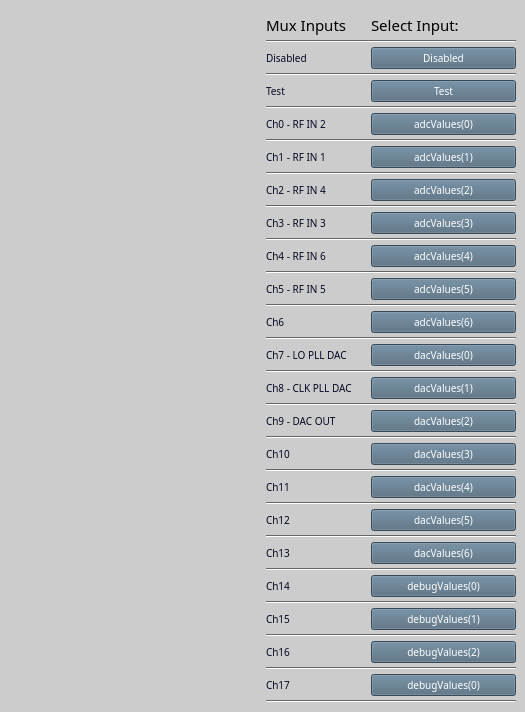
<?xml version="1.0" encoding="UTF-8"?>
<ui version="4.0">
 <class>daqMux</class>
 <widget class="QWidget" name="daqMux">
  <property name="windowModality">
   <enum>Qt::NonModal</enum>
  </property>
  <property name="enabled">
   <bool>true</bool>
  </property>
  <property name="geometry">
   <rect>
    <x>0</x>
    <y>0</y>
    <width>525</width>
    <height>647</height>
   </rect>
  </property>
  <property name="sizePolicy">
   <sizepolicy hsizetype="Preferred" vsizetype="Preferred">
    <horstretch>0</horstretch>
    <verstretch>0</verstretch>
   </sizepolicy>
  </property>
  <property name="palette">
   <palette>
    <active>
     <colorrole role="WindowText">
      <brush brushstyle="SolidPattern">
       <color alpha="255">
        <red>0</red>
        <green>0</green>
        <blue>0</blue>
       </color>
      </brush>
     </colorrole>
     <colorrole role="Button">
      <brush brushstyle="SolidPattern">
       <color alpha="255">
        <red>204</red>
        <green>204</green>
        <blue>204</blue>
       </color>
      </brush>
     </colorrole>
     <colorrole role="Light">
      <brush brushstyle="SolidPattern">
       <color alpha="255">
        <red>255</red>
        <green>255</green>
        <blue>255</blue>
       </color>
      </brush>
     </colorrole>
     <colorrole role="Midlight">
      <brush brushstyle="SolidPattern">
       <color alpha="255">
        <red>229</red>
        <green>229</green>
        <blue>229</blue>
       </color>
      </brush>
     </colorrole>
     <colorrole role="Dark">
      <brush brushstyle="SolidPattern">
       <color alpha="255">
        <red>102</red>
        <green>102</green>
        <blue>102</blue>
       </color>
      </brush>
     </colorrole>
     <colorrole role="Mid">
      <brush brushstyle="SolidPattern">
       <color alpha="255">
        <red>136</red>
        <green>136</green>
        <blue>136</blue>
       </color>
      </brush>
     </colorrole>
     <colorrole role="Text">
      <brush brushstyle="SolidPattern">
       <color alpha="255">
        <red>0</red>
        <green>0</green>
        <blue>0</blue>
       </color>
      </brush>
     </colorrole>
     <colorrole role="BrightText">
      <brush brushstyle="SolidPattern">
       <color alpha="255">
        <red>255</red>
        <green>255</green>
        <blue>255</blue>
       </color>
      </brush>
     </colorrole>
     <colorrole role="ButtonText">
      <brush brushstyle="SolidPattern">
       <color alpha="255">
        <red>0</red>
        <green>0</green>
        <blue>0</blue>
       </color>
      </brush>
     </colorrole>
     <colorrole role="Base">
      <brush brushstyle="SolidPattern">
       <color alpha="255">
        <red>255</red>
        <green>255</green>
        <blue>255</blue>
       </color>
      </brush>
     </colorrole>
     <colorrole role="Window">
      <brush brushstyle="SolidPattern">
       <color alpha="255">
        <red>204</red>
        <green>204</green>
        <blue>204</blue>
       </color>
      </brush>
     </colorrole>
     <colorrole role="Shadow">
      <brush brushstyle="SolidPattern">
       <color alpha="255">
        <red>0</red>
        <green>0</green>
        <blue>0</blue>
       </color>
      </brush>
     </colorrole>
     <colorrole role="AlternateBase">
      <brush brushstyle="SolidPattern">
       <color alpha="255">
        <red>229</red>
        <green>229</green>
        <blue>229</blue>
       </color>
      </brush>
     </colorrole>
     <colorrole role="ToolTipBase">
      <brush brushstyle="SolidPattern">
       <color alpha="255">
        <red>255</red>
        <green>255</green>
        <blue>220</blue>
       </color>
      </brush>
     </colorrole>
     <colorrole role="ToolTipText">
      <brush brushstyle="SolidPattern">
       <color alpha="255">
        <red>0</red>
        <green>0</green>
        <blue>0</blue>
       </color>
      </brush>
     </colorrole>
     <colorrole role="PlaceholderText">
      <brush brushstyle="SolidPattern">
       <color alpha="128">
        <red>0</red>
        <green>0</green>
        <blue>0</blue>
       </color>
      </brush>
     </colorrole>
    </active>
    <inactive>
     <colorrole role="WindowText">
      <brush brushstyle="SolidPattern">
       <color alpha="255">
        <red>0</red>
        <green>0</green>
        <blue>0</blue>
       </color>
      </brush>
     </colorrole>
     <colorrole role="Button">
      <brush brushstyle="SolidPattern">
       <color alpha="255">
        <red>204</red>
        <green>204</green>
        <blue>204</blue>
       </color>
      </brush>
     </colorrole>
     <colorrole role="Light">
      <brush brushstyle="SolidPattern">
       <color alpha="255">
        <red>255</red>
        <green>255</green>
        <blue>255</blue>
       </color>
      </brush>
     </colorrole>
     <colorrole role="Midlight">
      <brush brushstyle="SolidPattern">
       <color alpha="255">
        <red>229</red>
        <green>229</green>
        <blue>229</blue>
       </color>
      </brush>
     </colorrole>
     <colorrole role="Dark">
      <brush brushstyle="SolidPattern">
       <color alpha="255">
        <red>102</red>
        <green>102</green>
        <blue>102</blue>
       </color>
      </brush>
     </colorrole>
     <colorrole role="Mid">
      <brush brushstyle="SolidPattern">
       <color alpha="255">
        <red>136</red>
        <green>136</green>
        <blue>136</blue>
       </color>
      </brush>
     </colorrole>
     <colorrole role="Text">
      <brush brushstyle="SolidPattern">
       <color alpha="255">
        <red>0</red>
        <green>0</green>
        <blue>0</blue>
       </color>
      </brush>
     </colorrole>
     <colorrole role="BrightText">
      <brush brushstyle="SolidPattern">
       <color alpha="255">
        <red>255</red>
        <green>255</green>
        <blue>255</blue>
       </color>
      </brush>
     </colorrole>
     <colorrole role="ButtonText">
      <brush brushstyle="SolidPattern">
       <color alpha="255">
        <red>0</red>
        <green>0</green>
        <blue>0</blue>
       </color>
      </brush>
     </colorrole>
     <colorrole role="Base">
      <brush brushstyle="SolidPattern">
       <color alpha="255">
        <red>255</red>
        <green>255</green>
        <blue>255</blue>
       </color>
      </brush>
     </colorrole>
     <colorrole role="Window">
      <brush brushstyle="SolidPattern">
       <color alpha="255">
        <red>204</red>
        <green>204</green>
        <blue>204</blue>
       </color>
      </brush>
     </colorrole>
     <colorrole role="Shadow">
      <brush brushstyle="SolidPattern">
       <color alpha="255">
        <red>0</red>
        <green>0</green>
        <blue>0</blue>
       </color>
      </brush>
     </colorrole>
     <colorrole role="AlternateBase">
      <brush brushstyle="SolidPattern">
       <color alpha="255">
        <red>229</red>
        <green>229</green>
        <blue>229</blue>
       </color>
      </brush>
     </colorrole>
     <colorrole role="ToolTipBase">
      <brush brushstyle="SolidPattern">
       <color alpha="255">
        <red>255</red>
        <green>255</green>
        <blue>220</blue>
       </color>
      </brush>
     </colorrole>
     <colorrole role="ToolTipText">
      <brush brushstyle="SolidPattern">
       <color alpha="255">
        <red>0</red>
        <green>0</green>
        <blue>0</blue>
       </color>
      </brush>
     </colorrole>
     <colorrole role="PlaceholderText">
      <brush brushstyle="SolidPattern">
       <color alpha="128">
        <red>0</red>
        <green>0</green>
        <blue>0</blue>
       </color>
      </brush>
     </colorrole>
    </inactive>
    <disabled>
     <colorrole role="WindowText">
      <brush brushstyle="SolidPattern">
       <color alpha="255">
        <red>102</red>
        <green>102</green>
        <blue>102</blue>
       </color>
      </brush>
     </colorrole>
     <colorrole role="Button">
      <brush brushstyle="SolidPattern">
       <color alpha="255">
        <red>204</red>
        <green>204</green>
        <blue>204</blue>
       </color>
      </brush>
     </colorrole>
     <colorrole role="Light">
      <brush brushstyle="SolidPattern">
       <color alpha="255">
        <red>255</red>
        <green>255</green>
        <blue>255</blue>
       </color>
      </brush>
     </colorrole>
     <colorrole role="Midlight">
      <brush brushstyle="SolidPattern">
       <color alpha="255">
        <red>229</red>
        <green>229</green>
        <blue>229</blue>
       </color>
      </brush>
     </colorrole>
     <colorrole role="Dark">
      <brush brushstyle="SolidPattern">
       <color alpha="255">
        <red>102</red>
        <green>102</green>
        <blue>102</blue>
       </color>
      </brush>
     </colorrole>
     <colorrole role="Mid">
      <brush brushstyle="SolidPattern">
       <color alpha="255">
        <red>136</red>
        <green>136</green>
        <blue>136</blue>
       </color>
      </brush>
     </colorrole>
     <colorrole role="Text">
      <brush brushstyle="SolidPattern">
       <color alpha="255">
        <red>102</red>
        <green>102</green>
        <blue>102</blue>
       </color>
      </brush>
     </colorrole>
     <colorrole role="BrightText">
      <brush brushstyle="SolidPattern">
       <color alpha="255">
        <red>255</red>
        <green>255</green>
        <blue>255</blue>
       </color>
      </brush>
     </colorrole>
     <colorrole role="ButtonText">
      <brush brushstyle="SolidPattern">
       <color alpha="255">
        <red>102</red>
        <green>102</green>
        <blue>102</blue>
       </color>
      </brush>
     </colorrole>
     <colorrole role="Base">
      <brush brushstyle="SolidPattern">
       <color alpha="255">
        <red>204</red>
        <green>204</green>
        <blue>204</blue>
       </color>
      </brush>
     </colorrole>
     <colorrole role="Window">
      <brush brushstyle="SolidPattern">
       <color alpha="255">
        <red>204</red>
        <green>204</green>
        <blue>204</blue>
       </color>
      </brush>
     </colorrole>
     <colorrole role="Shadow">
      <brush brushstyle="SolidPattern">
       <color alpha="255">
        <red>0</red>
        <green>0</green>
        <blue>0</blue>
       </color>
      </brush>
     </colorrole>
     <colorrole role="AlternateBase">
      <brush brushstyle="SolidPattern">
       <color alpha="255">
        <red>204</red>
        <green>204</green>
        <blue>204</blue>
       </color>
      </brush>
     </colorrole>
     <colorrole role="ToolTipBase">
      <brush brushstyle="SolidPattern">
       <color alpha="255">
        <red>255</red>
        <green>255</green>
        <blue>220</blue>
       </color>
      </brush>
     </colorrole>
     <colorrole role="ToolTipText">
      <brush brushstyle="SolidPattern">
       <color alpha="255">
        <red>0</red>
        <green>0</green>
        <blue>0</blue>
       </color>
      </brush>
     </colorrole>
     <colorrole role="PlaceholderText">
      <brush brushstyle="SolidPattern">
       <color alpha="128">
        <red>0</red>
        <green>0</green>
        <blue>0</blue>
       </color>
      </brush>
     </colorrole>
    </disabled>
   </palette>
  </property>
  <property name="font">
   <font>
    <family>Sans Serif</family>
    <pointsize>11</pointsize>
   </font>
  </property>
  <property name="windowTitle">
   <string>AMC Down Converter</string>
  </property>
  <property name="autoFillBackground">
   <bool>true</bool>
  </property>
  <property name="styleSheet">
   <string notr="true"/>
  </property>
  <layout class="QHBoxLayout" name="horizontalLayout" stretch="1,1">
   <property name="spacing">
    <number>4</number>
   </property>
   <property name="sizeConstraint">
    <enum>QLayout::SetDefaultConstraint</enum>
   </property>
   <property name="leftMargin">
    <number>0</number>
   </property>
   <property name="topMargin">
    <number>10</number>
   </property>
   <property name="rightMargin">
    <number>5</number>
   </property>
   <property name="bottomMargin">
    <number>5</number>
   </property>
   <item>
    <widget class="PyDMDrawingImage" name="PyDMDrawingImage">
     <property name="toolTip">
      <string/>
     </property>
     <property name="filename" stdset="0">
      <string>docs/_static/downConverter.png</string>
     </property>
     <property name="aspectRatioMode" stdset="0">
      <enum>Qt::KeepAspectRatio</enum>
     </property>
    </widget>
   </item>
   <item>
    <layout class="QGridLayout" name="gridLayout" columnstretch="0,0,1" columnminimumwidth="1,0,1">
     <property name="sizeConstraint">
      <enum>QLayout::SetDefaultConstraint</enum>
     </property>
     <property name="leftMargin">
      <number>4</number>
     </property>
     <property name="topMargin">
      <number>4</number>
     </property>
     <property name="rightMargin">
      <number>4</number>
     </property>
     <property name="bottomMargin">
      <number>4</number>
     </property>
     <item row="38" column="2">
      <widget class="PyDMPushButton" name="PyDMPushButton_14">
       <property name="toolTip">
        <string/>
       </property>
       <property name="styleSheet">
        <string notr="true">QPushButton {
  background-color: #50697D;
  border-color: #F3B749;
  color:white;
  font-size: 10px;
}
QPushButton:checked{
  background-color: #324856;
  font: bold
}
QPushButton:hover{
  border-style: outset;
}</string>
       </property>
       <property name="text">
        <string>debugValues(2)</string>
       </property>
       <property name="checkable">
        <bool>true</bool>
       </property>
       <property name="channel" stdset="0">
        <string>ca://${DEVICE}:DAQMUX0_INPMUXSEL${CH}</string>
       </property>
       <property name="pressValue" stdset="0">
        <string>18</string>
       </property>
       <attribute name="buttonGroup">
        <string notr="true">buttonGroup</string>
       </attribute>
      </widget>
     </item>
     <item row="16" column="0">
      <widget class="PyDMLabel" name="PyDMLabel_8">
       <property name="toolTip">
        <string/>
       </property>
       <property name="styleSheet">
        <string notr="true">QLabel{
  color:#030923;
  font-size: 10px;
  font-style: bold;
}</string>
       </property>
       <property name="text">
        <string>Ch5 - RF IN 5</string>
       </property>
      </widget>
     </item>
     <item row="28" column="0">
      <widget class="PyDMLabel" name="PyDMLabel_14">
       <property name="toolTip">
        <string/>
       </property>
       <property name="styleSheet">
        <string notr="true">QLabel{
  color:#030923;
  font-size: 10px;
  font-style: bold;
}</string>
       </property>
       <property name="text">
        <string>Ch11</string>
       </property>
      </widget>
     </item>
     <item row="5" column="0" colspan="3">
      <widget class="Line" name="line_2">
       <property name="orientation">
        <enum>Qt::Horizontal</enum>
       </property>
      </widget>
     </item>
     <item row="20" column="0">
      <widget class="PyDMLabel" name="PyDMLabel_10">
       <property name="toolTip">
        <string/>
       </property>
       <property name="styleSheet">
        <string notr="true">QLabel{
  color:#030923;
  font-size: 10px;
  font-style: bold;
}</string>
       </property>
       <property name="text">
        <string>Ch7 - LO PLL DAC</string>
       </property>
      </widget>
     </item>
     <item row="24" column="2">
      <widget class="PyDMPushButton" name="PyDMPushButton_2">
       <property name="toolTip">
        <string/>
       </property>
       <property name="styleSheet">
        <string notr="true">QPushButton {
  background-color: #50697D;
  border-color: #F3B749;
  color:white;
  font-size: 10px;
}
QPushButton:checked{
  background-color: #324856;
  font: bold
}
QPushButton:hover{
  border-style: outset;
}</string>
       </property>
       <property name="text">
        <string>dacValues(2)</string>
       </property>
       <property name="checkable">
        <bool>true</bool>
       </property>
       <property name="channel" stdset="0">
        <string>ca://${DEVICE}:DAQMUX0_INPMUXSEL${CH}</string>
       </property>
       <property name="pressValue" stdset="0">
        <string>11</string>
       </property>
       <attribute name="buttonGroup">
        <string notr="true">buttonGroup</string>
       </attribute>
      </widget>
     </item>
     <item row="8" column="2">
      <widget class="PyDMPushButton" name="PyDMPushButton_5">
       <property name="toolTip">
        <string/>
       </property>
       <property name="styleSheet">
        <string notr="true">QPushButton {
  background-color: #50697D;
  border-color: #F3B749;
  color:white;
  font-size: 10px;
}
QPushButton:checked{
  background-color: #324856;
  font: bold
}
QPushButton:hover{
  border-style: outset;
}</string>
       </property>
       <property name="text">
        <string>adcValues(1)</string>
       </property>
       <property name="checkable">
        <bool>true</bool>
       </property>
       <property name="channel" stdset="0">
        <string>ca://${DEVICE}:DAQMUX0_INPMUXSEL${CH}</string>
       </property>
       <property name="pressValue" stdset="0">
        <string>3</string>
       </property>
       <attribute name="buttonGroup">
        <string notr="true">buttonGroup</string>
       </attribute>
      </widget>
     </item>
     <item row="32" column="2">
      <widget class="PyDMPushButton" name="PyDMPushButton_16">
       <property name="toolTip">
        <string/>
       </property>
       <property name="styleSheet">
        <string notr="true">QPushButton {
  background-color: #50697D;
  border-color: #F3B749;
  color:white;
  font-size: 10px;
}
QPushButton:checked{
  background-color: #324856;
  font: bold
}
QPushButton:hover{
  border-style: outset;
}</string>
       </property>
       <property name="text">
        <string>dacValues(6)</string>
       </property>
       <property name="checkable">
        <bool>true</bool>
       </property>
       <property name="channel" stdset="0">
        <string>ca://${DEVICE}:DAQMUX0_INPMUXSEL${CH}</string>
       </property>
       <property name="pressValue" stdset="0">
        <string>15</string>
       </property>
       <attribute name="buttonGroup">
        <string notr="true">buttonGroup</string>
       </attribute>
      </widget>
     </item>
     <item row="17" column="0" colspan="3">
      <widget class="Line" name="line_8">
       <property name="orientation">
        <enum>Qt::Horizontal</enum>
       </property>
      </widget>
     </item>
     <item row="41" column="0" colspan="3">
      <widget class="Line" name="line_20">
       <property name="orientation">
        <enum>Qt::Horizontal</enum>
       </property>
      </widget>
     </item>
     <item row="3" column="0" colspan="3">
      <widget class="Line" name="line">
       <property name="orientation">
        <enum>Qt::Horizontal</enum>
       </property>
      </widget>
     </item>
     <item row="4" column="2">
      <widget class="PyDMPushButton" name="PyDMPushButton_3">
       <property name="toolTip">
        <string/>
       </property>
       <property name="styleSheet">
        <string notr="true">QPushButton {
  background-color: #50697D;
  border-color: #F3B749;
  color:white;
  font-size: 10px;
}
QPushButton:checked{
  background-color: #324856;
  font: bold
}
QPushButton:hover{
  border-style: outset;
}</string>
       </property>
       <property name="text">
        <string>Test</string>
       </property>
       <property name="checkable">
        <bool>true</bool>
       </property>
       <property name="channel" stdset="0">
        <string>ca://${DEVICE}:DAQMUX0_INPMUXSEL${CH}</string>
       </property>
       <property name="pressValue" stdset="0">
        <string>1</string>
       </property>
       <attribute name="buttonGroup">
        <string notr="true">buttonGroup</string>
       </attribute>
      </widget>
     </item>
     <item row="35" column="0" colspan="3">
      <widget class="Line" name="line_17">
       <property name="orientation">
        <enum>Qt::Horizontal</enum>
       </property>
      </widget>
     </item>
     <item row="10" column="0">
      <widget class="PyDMLabel" name="PyDMLabel_5">
       <property name="toolTip">
        <string/>
       </property>
       <property name="styleSheet">
        <string notr="true">QLabel{
  color:#030923;
  font-size: 10px;
  font-style: bold;
}</string>
       </property>
       <property name="text">
        <string>Ch2 - RF IN 4</string>
       </property>
      </widget>
     </item>
     <item row="29" column="0" colspan="3">
      <widget class="Line" name="line_14">
       <property name="orientation">
        <enum>Qt::Horizontal</enum>
       </property>
      </widget>
     </item>
     <item row="24" column="0">
      <widget class="PyDMLabel" name="PyDMLabel_12">
       <property name="toolTip">
        <string/>
       </property>
       <property name="styleSheet">
        <string notr="true">QLabel{
  color:#030923;
  font-size: 10px;
  font-style: bold;
}</string>
       </property>
       <property name="text">
        <string>Ch9 - DAC OUT</string>
       </property>
      </widget>
     </item>
     <item row="12" column="1">
      <spacer name="horizontalSpacer">
       <property name="orientation">
        <enum>Qt::Horizontal</enum>
       </property>
       <property name="sizeHint" stdset="0">
        <size>
         <width>10</width>
         <height>20</height>
        </size>
       </property>
      </spacer>
     </item>
     <item row="12" column="2">
      <widget class="PyDMPushButton" name="PyDMPushButton_9">
       <property name="toolTip">
        <string/>
       </property>
       <property name="styleSheet">
        <string notr="true">QPushButton {
  background-color: #50697D;
  border-color: #F3B749;
  color:white;
  font-size: 10px;
}
QPushButton:checked{
  background-color: #324856;
  font: bold
}
QPushButton:hover{
  border-style: outset;
}</string>
       </property>
       <property name="text">
        <string>adcValues(3)</string>
       </property>
       <property name="checkable">
        <bool>true</bool>
       </property>
       <property name="channel" stdset="0">
        <string>ca://${DEVICE}:DAQMUX0_INPMUXSEL${CH}</string>
       </property>
       <property name="pressValue" stdset="0">
        <string>5</string>
       </property>
       <attribute name="buttonGroup">
        <string notr="true">buttonGroup</string>
       </attribute>
      </widget>
     </item>
     <item row="13" column="0" colspan="3">
      <widget class="Line" name="line_6">
       <property name="orientation">
        <enum>Qt::Horizontal</enum>
       </property>
      </widget>
     </item>
     <item row="14" column="2">
      <widget class="PyDMPushButton" name="PyDMPushButton_11">
       <property name="toolTip">
        <string/>
       </property>
       <property name="styleSheet">
        <string notr="true">QPushButton {
  background-color: #50697D;
  border-color: #F3B749;
  color:white;
  font-size: 10px;
}
QPushButton:checked{
  background-color: #324856;
  font: bold
}
QPushButton:hover{
  border-style: outset;
}</string>
       </property>
       <property name="text">
        <string>adcValues(4)</string>
       </property>
       <property name="checkable">
        <bool>true</bool>
       </property>
       <property name="channel" stdset="0">
        <string>ca://${DEVICE}:DAQMUX0_INPMUXSEL${CH}</string>
       </property>
       <property name="pressValue" stdset="0">
        <string>6</string>
       </property>
       <attribute name="buttonGroup">
        <string notr="true">buttonGroup</string>
       </attribute>
      </widget>
     </item>
     <item row="34" column="0">
      <widget class="PyDMLabel" name="PyDMLabel_17">
       <property name="toolTip">
        <string/>
       </property>
       <property name="styleSheet">
        <string notr="true">QLabel{
  color:#030923;
  font-size: 10px;
  font-style: bold;
}</string>
       </property>
       <property name="text">
        <string>Ch14</string>
       </property>
      </widget>
     </item>
     <item row="36" column="0">
      <widget class="PyDMLabel" name="PyDMLabel_18">
       <property name="toolTip">
        <string/>
       </property>
       <property name="styleSheet">
        <string notr="true">QLabel{
  color:#030923;
  font-size: 10px;
  font-style: bold;
}</string>
       </property>
       <property name="text">
        <string>Ch15</string>
       </property>
      </widget>
     </item>
     <item row="11" column="0" colspan="3">
      <widget class="Line" name="line_5">
       <property name="orientation">
        <enum>Qt::Horizontal</enum>
       </property>
      </widget>
     </item>
     <item row="37" column="0" colspan="3">
      <widget class="Line" name="line_18">
       <property name="orientation">
        <enum>Qt::Horizontal</enum>
       </property>
      </widget>
     </item>
     <item row="9" column="0" colspan="3">
      <widget class="Line" name="line_4">
       <property name="orientation">
        <enum>Qt::Horizontal</enum>
       </property>
      </widget>
     </item>
     <item row="14" column="0">
      <widget class="PyDMLabel" name="PyDMLabel_7">
       <property name="toolTip">
        <string/>
       </property>
       <property name="styleSheet">
        <string notr="true">QLabel{
  color:#030923;
  font-size: 10px;
  font-style: bold;
}</string>
       </property>
       <property name="text">
        <string>Ch4 - RF IN 6</string>
       </property>
      </widget>
     </item>
     <item row="20" column="2">
      <widget class="PyDMPushButton" name="PyDMPushButton_8">
       <property name="toolTip">
        <string/>
       </property>
       <property name="styleSheet">
        <string notr="true">QPushButton {
  background-color: #50697D;
  border-color: #F3B749;
  color:white;
  font-size: 10px;
}
QPushButton:checked{
  background-color: #324856;
  font: bold
}
QPushButton:hover{
  border-style: outset;
}</string>
       </property>
       <property name="text">
        <string>dacValues(0)</string>
       </property>
       <property name="checkable">
        <bool>true</bool>
       </property>
       <property name="channel" stdset="0">
        <string>ca://${DEVICE}:DAQMUX0_INPMUXSEL${CH}</string>
       </property>
       <property name="pressValue" stdset="0">
        <string>9</string>
       </property>
       <attribute name="buttonGroup">
        <string notr="true">buttonGroup</string>
       </attribute>
      </widget>
     </item>
     <item row="40" column="2">
      <widget class="PyDMPushButton" name="PyDMPushButton_20">
       <property name="toolTip">
        <string/>
       </property>
       <property name="styleSheet">
        <string notr="true">QPushButton {
  background-color: #50697D;
  border-color: #F3B749;
  color:white;
  font-size: 10px;
}
QPushButton:checked{
  background-color: #324856;
  font: bold
}
QPushButton:hover{
  border-style: outset;
}</string>
       </property>
       <property name="text">
        <string>debugValues(0)</string>
       </property>
       <property name="checkable">
        <bool>true</bool>
       </property>
       <property name="channel" stdset="0">
        <string>ca://${DEVICE}:DAQMUX0_INPMUXSEL${CH}</string>
       </property>
       <property name="pressValue" stdset="0">
        <string>19</string>
       </property>
       <attribute name="buttonGroup">
        <string notr="true">buttonGroup</string>
       </attribute>
      </widget>
     </item>
     <item row="32" column="0">
      <widget class="PyDMLabel" name="PyDMLabel_16">
       <property name="toolTip">
        <string/>
       </property>
       <property name="styleSheet">
        <string notr="true">QLabel{
  color:#030923;
  font-size: 10px;
  font-style: bold;
}</string>
       </property>
       <property name="text">
        <string>Ch13</string>
       </property>
      </widget>
     </item>
     <item row="22" column="0">
      <widget class="PyDMLabel" name="PyDMLabel_11">
       <property name="toolTip">
        <string/>
       </property>
       <property name="styleSheet">
        <string notr="true">QLabel{
  color:#030923;
  font-size: 10px;
  font-style: bold;
}</string>
       </property>
       <property name="text">
        <string>Ch8 - CLK PLL DAC</string>
       </property>
      </widget>
     </item>
     <item row="10" column="2">
      <widget class="PyDMPushButton" name="PyDMPushButton_6">
       <property name="toolTip">
        <string/>
       </property>
       <property name="styleSheet">
        <string notr="true">QPushButton {
  background-color: #50697D;
  border-color: #F3B749;
  color:white;
  font-size: 10px;
}
QPushButton:checked{
  background-color: #324856;
  font: bold
}
QPushButton:hover{
  border-style: outset;
}</string>
       </property>
       <property name="text">
        <string>adcValues(2)</string>
       </property>
       <property name="checkable">
        <bool>true</bool>
       </property>
       <property name="channel" stdset="0">
        <string>ca://${DEVICE}:DAQMUX0_INPMUXSEL${CH}</string>
       </property>
       <property name="pressValue" stdset="0">
        <string>4</string>
       </property>
       <attribute name="buttonGroup">
        <string notr="true">buttonGroup</string>
       </attribute>
      </widget>
     </item>
     <item row="26" column="0">
      <widget class="PyDMLabel" name="PyDMLabel_13">
       <property name="toolTip">
        <string/>
       </property>
       <property name="styleSheet">
        <string notr="true">QLabel{
  color:#030923;
  font-size: 10px;
  font-style: bold;
}</string>
       </property>
       <property name="text">
        <string>Ch10</string>
       </property>
      </widget>
     </item>
     <item row="18" column="0">
      <widget class="PyDMLabel" name="PyDMLabel_9">
       <property name="toolTip">
        <string/>
       </property>
       <property name="styleSheet">
        <string notr="true">QLabel{
  color:#030923;
  font-size: 10px;
  font-style: bold;
}</string>
       </property>
       <property name="text">
        <string>Ch6</string>
       </property>
      </widget>
     </item>
     <item row="7" column="0" colspan="3">
      <widget class="Line" name="line_3">
       <property name="orientation">
        <enum>Qt::Horizontal</enum>
       </property>
      </widget>
     </item>
     <item row="6" column="0">
      <widget class="PyDMLabel" name="PyDMLabel_3">
       <property name="toolTip">
        <string/>
       </property>
       <property name="styleSheet">
        <string notr="true">QLabel{
  color:#030923;
  font-size: 10px;
 font-style: bold;
}</string>
       </property>
       <property name="text">
        <string>Ch0 - RF IN 2</string>
       </property>
      </widget>
     </item>
     <item row="27" column="0" colspan="3">
      <widget class="Line" name="line_13">
       <property name="orientation">
        <enum>Qt::Horizontal</enum>
       </property>
      </widget>
     </item>
     <item row="26" column="2">
      <widget class="PyDMPushButton" name="PyDMPushButton_19">
       <property name="toolTip">
        <string/>
       </property>
       <property name="styleSheet">
        <string notr="true">QPushButton {
  background-color: #50697D;
  border-color: #F3B749;
  color:white;
  font-size: 10px;
}
QPushButton:checked{
  background-color: #324856;
  font: bold
}
QPushButton:hover{
  border-style: outset;
}</string>
       </property>
       <property name="text">
        <string>dacValues(3)</string>
       </property>
       <property name="checkable">
        <bool>true</bool>
       </property>
       <property name="channel" stdset="0">
        <string>ca://${DEVICE}:DAQMUX0_INPMUXSEL${CH}</string>
       </property>
       <property name="pressValue" stdset="0">
        <string>12</string>
       </property>
       <attribute name="buttonGroup">
        <string notr="true">buttonGroup</string>
       </attribute>
      </widget>
     </item>
     <item row="0" column="2">
      <widget class="PyDMLabel" name="PyDMLabel_22">
       <property name="toolTip">
        <string/>
       </property>
       <property name="text">
        <string>Select Input:</string>
       </property>
       <property name="textFormat">
        <enum>Qt::PlainText</enum>
       </property>
      </widget>
     </item>
     <item row="38" column="0">
      <widget class="PyDMLabel" name="PyDMLabel_19">
       <property name="toolTip">
        <string/>
       </property>
       <property name="styleSheet">
        <string notr="true">QLabel{
  color:#030923;
  font-size: 10px;
  font-style: bold;
}</string>
       </property>
       <property name="text">
        <string>Ch16</string>
       </property>
      </widget>
     </item>
     <item row="16" column="2">
      <widget class="PyDMPushButton" name="PyDMPushButton_12">
       <property name="toolTip">
        <string/>
       </property>
       <property name="styleSheet">
        <string notr="true">QPushButton {
  background-color: #50697D;
  border-color: #F3B749;
  color:white;
  font-size: 10px;
}
QPushButton:checked{
  background-color: #324856;
  font: bold
}
QPushButton:hover{
  border-style: outset;
}</string>
       </property>
       <property name="text">
        <string>adcValues(5)</string>
       </property>
       <property name="checkable">
        <bool>true</bool>
       </property>
       <property name="channel" stdset="0">
        <string>ca://${DEVICE}:DAQMUX0_INPMUXSEL${CH}</string>
       </property>
       <property name="pressValue" stdset="0">
        <string>7</string>
       </property>
       <attribute name="buttonGroup">
        <string notr="true">buttonGroup</string>
       </attribute>
      </widget>
     </item>
     <item row="15" column="0" colspan="3">
      <widget class="Line" name="line_7">
       <property name="orientation">
        <enum>Qt::Horizontal</enum>
       </property>
      </widget>
     </item>
     <item row="23" column="0" colspan="3">
      <widget class="Line" name="line_11">
       <property name="orientation">
        <enum>Qt::Horizontal</enum>
       </property>
      </widget>
     </item>
     <item row="39" column="0" colspan="3">
      <widget class="Line" name="line_19">
       <property name="orientation">
        <enum>Qt::Horizontal</enum>
       </property>
      </widget>
     </item>
     <item row="1" column="0" colspan="3">
      <widget class="Line" name="line_21">
       <property name="orientation">
        <enum>Qt::Horizontal</enum>
       </property>
      </widget>
     </item>
     <item row="12" column="0">
      <widget class="PyDMLabel" name="PyDMLabel_6">
       <property name="toolTip">
        <string/>
       </property>
       <property name="styleSheet">
        <string notr="true">QLabel{
  color:#030923;
  font-size: 10px;
  font-style: bold;
}</string>
       </property>
       <property name="text">
        <string>Ch3 - RF IN 3</string>
       </property>
      </widget>
     </item>
     <item row="18" column="2">
      <widget class="PyDMPushButton" name="PyDMPushButton_10">
       <property name="toolTip">
        <string/>
       </property>
       <property name="styleSheet">
        <string notr="true">QPushButton {
  background-color: #50697D;
  border-color: #F3B749;
  color:white;
  font-size: 10px;
}
QPushButton:checked{
  background-color: #324856;
  font: bold
}
QPushButton:hover{
  border-style: outset;
}</string>
       </property>
       <property name="text">
        <string>adcValues(6)</string>
       </property>
       <property name="checkable">
        <bool>true</bool>
       </property>
       <property name="channel" stdset="0">
        <string>ca://${DEVICE}:DAQMUX0_INPMUXSEL${CH}</string>
       </property>
       <property name="pressValue" stdset="0">
        <string>8</string>
       </property>
       <attribute name="buttonGroup">
        <string notr="true">buttonGroup</string>
       </attribute>
      </widget>
     </item>
     <item row="30" column="2">
      <widget class="PyDMPushButton" name="PyDMPushButton_17">
       <property name="toolTip">
        <string/>
       </property>
       <property name="styleSheet">
        <string notr="true">QPushButton {
  background-color: #50697D;
  border-color: #F3B749;
  color:white;
  font-size: 10px;
}
QPushButton:checked{
  background-color: #324856;
  font: bold
}
QPushButton:hover{
  border-style: outset;
}</string>
       </property>
       <property name="text">
        <string>dacValues(5)</string>
       </property>
       <property name="checkable">
        <bool>true</bool>
       </property>
       <property name="channel" stdset="0">
        <string>ca://${DEVICE}:DAQMUX0_INPMUXSEL${CH}</string>
       </property>
       <property name="pressValue" stdset="0">
        <string>14</string>
       </property>
       <attribute name="buttonGroup">
        <string notr="true">buttonGroup</string>
       </attribute>
      </widget>
     </item>
     <item row="30" column="0">
      <widget class="PyDMLabel" name="PyDMLabel_15">
       <property name="toolTip">
        <string/>
       </property>
       <property name="styleSheet">
        <string notr="true">QLabel{
  color:#030923;
  font-size: 10px;
  font-style: bold;
}</string>
       </property>
       <property name="text">
        <string>Ch12</string>
       </property>
      </widget>
     </item>
     <item row="0" column="0">
      <widget class="PyDMLabel" name="PyDMLabel_21">
       <property name="toolTip">
        <string/>
       </property>
       <property name="text">
        <string>Mux Inputs</string>
       </property>
       <property name="textFormat">
        <enum>Qt::PlainText</enum>
       </property>
      </widget>
     </item>
     <item row="25" column="0" colspan="3">
      <widget class="Line" name="line_12">
       <property name="orientation">
        <enum>Qt::Horizontal</enum>
       </property>
      </widget>
     </item>
     <item row="22" column="2">
      <widget class="PyDMPushButton" name="PyDMPushButton_7">
       <property name="toolTip">
        <string/>
       </property>
       <property name="styleSheet">
        <string notr="true">QPushButton {
  background-color: #50697D;
  border-color: #F3B749;
  color:white;
  font-size: 10px;
}
QPushButton:checked{
  background-color: #324856;
  font: bold
}
QPushButton:hover{
  border-style: outset;
}</string>
       </property>
       <property name="text">
        <string>dacValues(1)</string>
       </property>
       <property name="checkable">
        <bool>true</bool>
       </property>
       <property name="channel" stdset="0">
        <string>ca://${DEVICE}:DAQMUX0_INPMUXSEL${CH}</string>
       </property>
       <property name="pressValue" stdset="0">
        <string>10</string>
       </property>
       <attribute name="buttonGroup">
        <string notr="true">buttonGroup</string>
       </attribute>
      </widget>
     </item>
     <item row="36" column="2">
      <widget class="PyDMPushButton" name="PyDMPushButton_15">
       <property name="toolTip">
        <string/>
       </property>
       <property name="styleSheet">
        <string notr="true">QPushButton {
  background-color: #50697D;
  border-color: #F3B749;
  color:white;
  font-size: 10px;
}
QPushButton:checked{
  background-color: #324856;
  font: bold
}
QPushButton:hover{
  border-style: outset;
}</string>
       </property>
       <property name="text">
        <string>debugValues(1)</string>
       </property>
       <property name="checkable">
        <bool>true</bool>
       </property>
       <property name="channel" stdset="0">
        <string>ca://${DEVICE}:DAQMUX0_INPMUXSEL${CH}</string>
       </property>
       <property name="pressValue" stdset="0">
        <string>17</string>
       </property>
       <attribute name="buttonGroup">
        <string notr="true">buttonGroup</string>
       </attribute>
      </widget>
     </item>
     <item row="34" column="2">
      <widget class="PyDMPushButton" name="PyDMPushButton_13">
       <property name="toolTip">
        <string/>
       </property>
       <property name="styleSheet">
        <string notr="true">QPushButton {
  background-color: #50697D;
  border-color: #F3B749;
  color:white;
  font-size: 10px;
}
QPushButton:checked{
  background-color: #324856;
  font: bold
}
QPushButton:hover{
  border-style: outset;
}</string>
       </property>
       <property name="text">
        <string>debugValues(0)</string>
       </property>
       <property name="checkable">
        <bool>true</bool>
       </property>
       <property name="channel" stdset="0">
        <string>ca://${DEVICE}:DAQMUX0_INPMUXSEL${CH}</string>
       </property>
       <property name="pressValue" stdset="0">
        <string>16</string>
       </property>
       <attribute name="buttonGroup">
        <string notr="true">buttonGroup</string>
       </attribute>
      </widget>
     </item>
     <item row="4" column="0">
      <widget class="PyDMLabel" name="PyDMLabel_2">
       <property name="toolTip">
        <string/>
       </property>
       <property name="styleSheet">
        <string notr="true">QLabel{
  color:#030923;
  font-size: 10px;
  font-style: bold;
}</string>
       </property>
       <property name="text">
        <string>Test</string>
       </property>
      </widget>
     </item>
     <item row="40" column="0">
      <widget class="PyDMLabel" name="PyDMLabel_20">
       <property name="toolTip">
        <string/>
       </property>
       <property name="styleSheet">
        <string notr="true">QLabel{
  color:#030923;
  font-size: 10px;
  font-style: bold;
}</string>
       </property>
       <property name="text">
        <string>Ch17</string>
       </property>
      </widget>
     </item>
     <item row="31" column="0" colspan="3">
      <widget class="Line" name="line_15">
       <property name="orientation">
        <enum>Qt::Horizontal</enum>
       </property>
      </widget>
     </item>
     <item row="28" column="2">
      <widget class="PyDMPushButton" name="PyDMPushButton_18">
       <property name="toolTip">
        <string/>
       </property>
       <property name="styleSheet">
        <string notr="true">QPushButton {
  background-color: #50697D;
  border-color: #F3B749;
  color:white;
  font-size: 10px;
}
QPushButton:checked{
  background-color: #324856;
  font: bold
}
QPushButton:hover{
  border-style: outset;
}</string>
       </property>
       <property name="text">
        <string>dacValues(4)</string>
       </property>
       <property name="checkable">
        <bool>true</bool>
       </property>
       <property name="channel" stdset="0">
        <string>ca://${DEVICE}:DAQMUX0_INPMUXSEL${CH}</string>
       </property>
       <property name="pressValue" stdset="0">
        <string>13</string>
       </property>
       <attribute name="buttonGroup">
        <string notr="true">buttonGroup</string>
       </attribute>
      </widget>
     </item>
     <item row="8" column="0">
      <widget class="PyDMLabel" name="PyDMLabel_4">
       <property name="toolTip">
        <string/>
       </property>
       <property name="styleSheet">
        <string notr="true">QLabel{
  color:#030923;
  font-size: 10px;
  font-style: bold;
}</string>
       </property>
       <property name="text">
        <string>Ch1 - RF IN 1</string>
       </property>
      </widget>
     </item>
     <item row="21" column="0" colspan="3">
      <widget class="Line" name="line_10">
       <property name="orientation">
        <enum>Qt::Horizontal</enum>
       </property>
      </widget>
     </item>
     <item row="6" column="2">
      <widget class="PyDMPushButton" name="PyDMPushButton_4">
       <property name="toolTip">
        <string/>
       </property>
       <property name="styleSheet">
        <string notr="true">QPushButton {
  background-color: #50697D;
  border-color: #F3B749;
  color:white;
  font-size: 10px;
}
QPushButton:checked{
  background-color: #324856;
  font: bold
}
QPushButton:hover{
  border-style: outset;
}</string>
       </property>
       <property name="text">
        <string>adcValues(0)</string>
       </property>
       <property name="checkable">
        <bool>true</bool>
       </property>
       <property name="channel" stdset="0">
        <string>ca://${DEVICE}:DAQMUX0_INPMUXSEL${CH}</string>
       </property>
       <property name="pressValue" stdset="0">
        <string>2</string>
       </property>
       <property name="relativeChange" stdset="0">
        <bool>true</bool>
       </property>
       <attribute name="buttonGroup">
        <string notr="true">buttonGroup</string>
       </attribute>
      </widget>
     </item>
     <item row="19" column="0" colspan="3">
      <widget class="Line" name="line_9">
       <property name="orientation">
        <enum>Qt::Horizontal</enum>
       </property>
      </widget>
     </item>
     <item row="33" column="0" colspan="3">
      <widget class="Line" name="line_16">
       <property name="orientation">
        <enum>Qt::Horizontal</enum>
       </property>
      </widget>
     </item>
     <item row="2" column="0">
      <widget class="PyDMLabel" name="PyDMLabel">
       <property name="toolTip">
        <string/>
       </property>
       <property name="styleSheet">
        <string notr="true">QLabel{
  color:#030923;
  font-size: 10px;
  font-style: bold;
}</string>
       </property>
       <property name="text">
        <string>Disabled</string>
       </property>
      </widget>
     </item>
     <item row="2" column="2">
      <widget class="PyDMPushButton" name="PyDMPushButton">
       <property name="toolTip">
        <string/>
       </property>
       <property name="autoFillBackground">
        <bool>false</bool>
       </property>
       <property name="styleSheet">
        <string notr="true">QPushButton {
  background-color: #50697D;
  border-color: #F3B749;
  color:white;
  font-size: 10px;
}
QPushButton:checked{
  background-color: #324856;
  font: bold
}
QPushButton:hover{
  border-style: outset;
}</string>
       </property>
       <property name="text">
        <string>Disabled</string>
       </property>
       <property name="checkable">
        <bool>true</bool>
       </property>
       <property name="channel" stdset="0">
        <string>ca://${DEVICE}:DAQMUX0_INPMUXSEL${CH}</string>
       </property>
       <property name="pressValue" stdset="0">
        <string>0</string>
       </property>
       <attribute name="buttonGroup">
        <string notr="true">buttonGroup</string>
       </attribute>
      </widget>
     </item>
    </layout>
   </item>
  </layout>
 </widget>
 <customwidgets>
  <customwidget>
   <class>PyDMLabel</class>
   <extends>QLabel</extends>
   <header>pydm.widgets.label</header>
  </customwidget>
  <customwidget>
   <class>PyDMPushButton</class>
   <extends>QPushButton</extends>
   <header>pydm.widgets.pushbutton</header>
  </customwidget>
  <customwidget>
   <class>PyDMDrawingImage</class>
   <extends>QWidget</extends>
   <header>pydm.widgets.drawing</header>
  </customwidget>
 </customwidgets>
 <resources/>
 <connections/>
 <buttongroups>
  <buttongroup name="buttonGroup"/>
 </buttongroups>
</ui>
